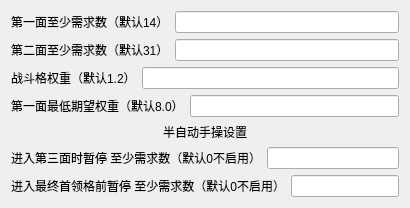
<?xml version="1.0" encoding="UTF-8"?>
<ui version="4.0">
 <class>IronBloodSettings</class>
 <widget class="QWidget" name="IronBloodSettings">
  <layout class="QVBoxLayout" name="IronBloodSettings_layout">

   <item>
    <layout class="QHBoxLayout" name="horizontalLayout_16">
     <item>
      <widget class="QLabel" name="label_19">
       <property name="text">
        <string>第一面至少需求数（默认14）</string>
       </property>
      </widget>
     </item>
     <item>
      <widget class="QLineEdit" name="Iron_blood_first_plane_input" />
     </item>
    </layout>
   </item>
   <item>
    <layout class="QHBoxLayout" name="horizontalLayout_22">
     <item>
      <widget class="QLabel" name="label_22">
       <property name="text">
        <string>第二面至少需求数（默认31）</string>
       </property>
      </widget>
     </item>
     <item>
      <widget class="QLineEdit" name="Iron_blood_second_plane_input" />
     </item>
    </layout>
   </item>
   <item>
    <layout class="QHBoxLayout" name="horizontalLayout_battle_weight">
     <item>
      <widget class="QLabel" name="label_battle_weight">
       <property name="text">
        <string>战斗格权重（默认1.2）</string>
       </property>
      </widget>
     </item>
     <item>
      <widget class="QLineEdit" name="Iron_blood_battle_weight_input" />
     </item>
    </layout>
   </item>
   <item>
    <layout class="QHBoxLayout" name="horizontalLayout_min_weight">
     <item>
      <widget class="QLabel" name="label_min_weight">
       <property name="text">
        <string>第一面最低期望权重（默认8.0）</string>
       </property>
      </widget>
     </item>
     <item>
      <widget class="QLineEdit" name="Iron_blood_first_plane_min_weight_input" />
     </item>
    </layout>
   </item>
   <item>
    <widget class="QLabel" name="label_iron_blood_manual_header">
     <property name="text">
      <string>半自动手操设置</string>
     </property>
     <property name="alignment">
      <set>Qt::AlignCenter</set>
     </property>
    </widget>
   </item>
   <item>
    <layout class="QHBoxLayout" name="horizontalLayout_third_plane_pause">
     <item>
      <widget class="QLabel" name="label_third_plane_pause">
       <property name="text">
        <string>进入第三面时暂停 至少需求数（默认0不启用）</string>
       </property>
      </widget>
     </item>
     <item>
      <widget class="QLineEdit" name="Iron_blood_third_plane_pause_input" />
     </item>
    </layout>
   </item>
   <item>
    <layout class="QHBoxLayout" name="horizontalLayout_boss_before_pause">
     <item>
      <widget class="QLabel" name="label_boss_before_pause">
       <property name="text">
        <string>进入最终首领格前暂停 至少需求数（默认0不启用）</string>
       </property>
      </widget>
     </item>
     <item>
      <widget class="QLineEdit" name="Iron_blood_boss_before_pause_input" />
     </item>
    </layout>
   </item>
  </layout>
 </widget>
 <resources />
 <connections />
</ui>
